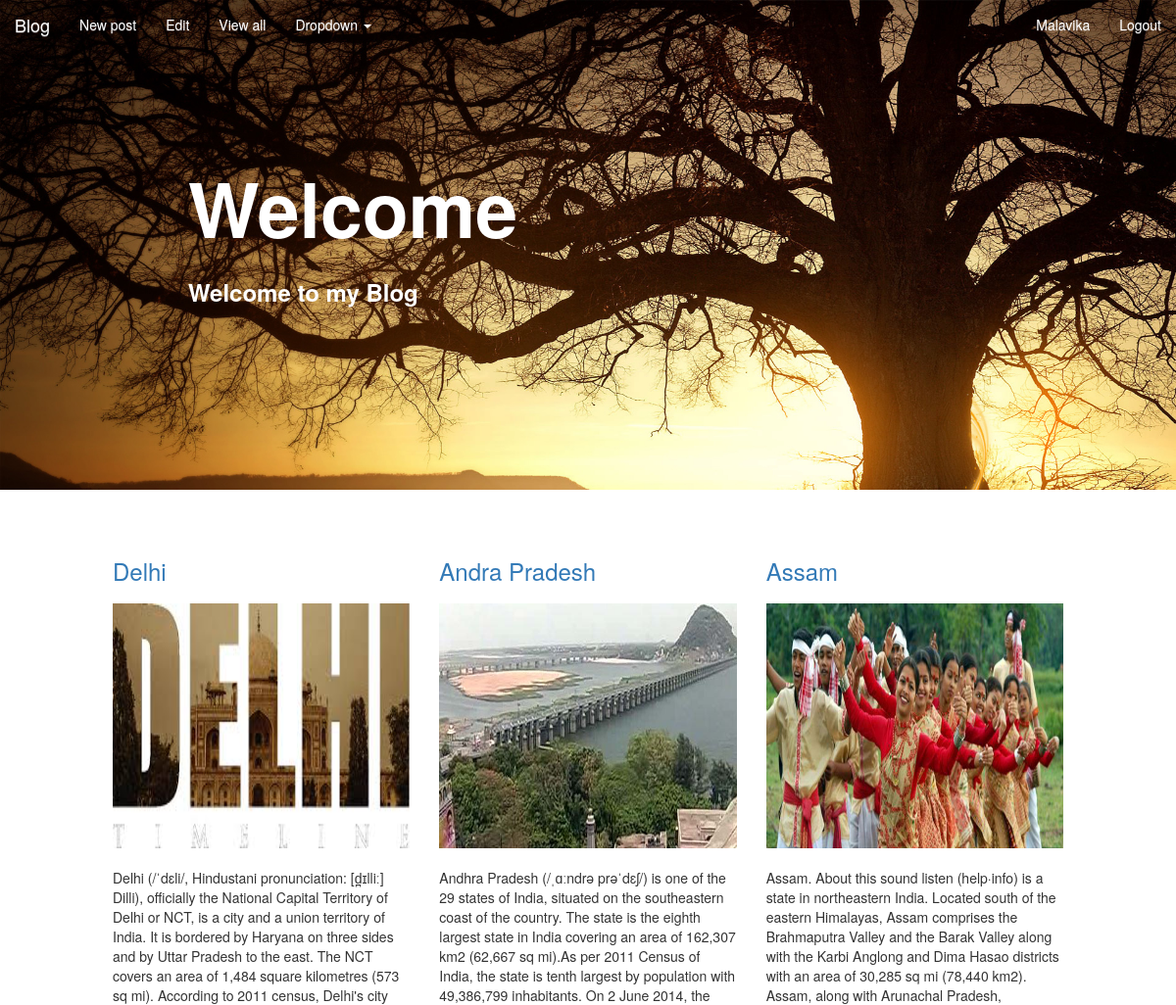
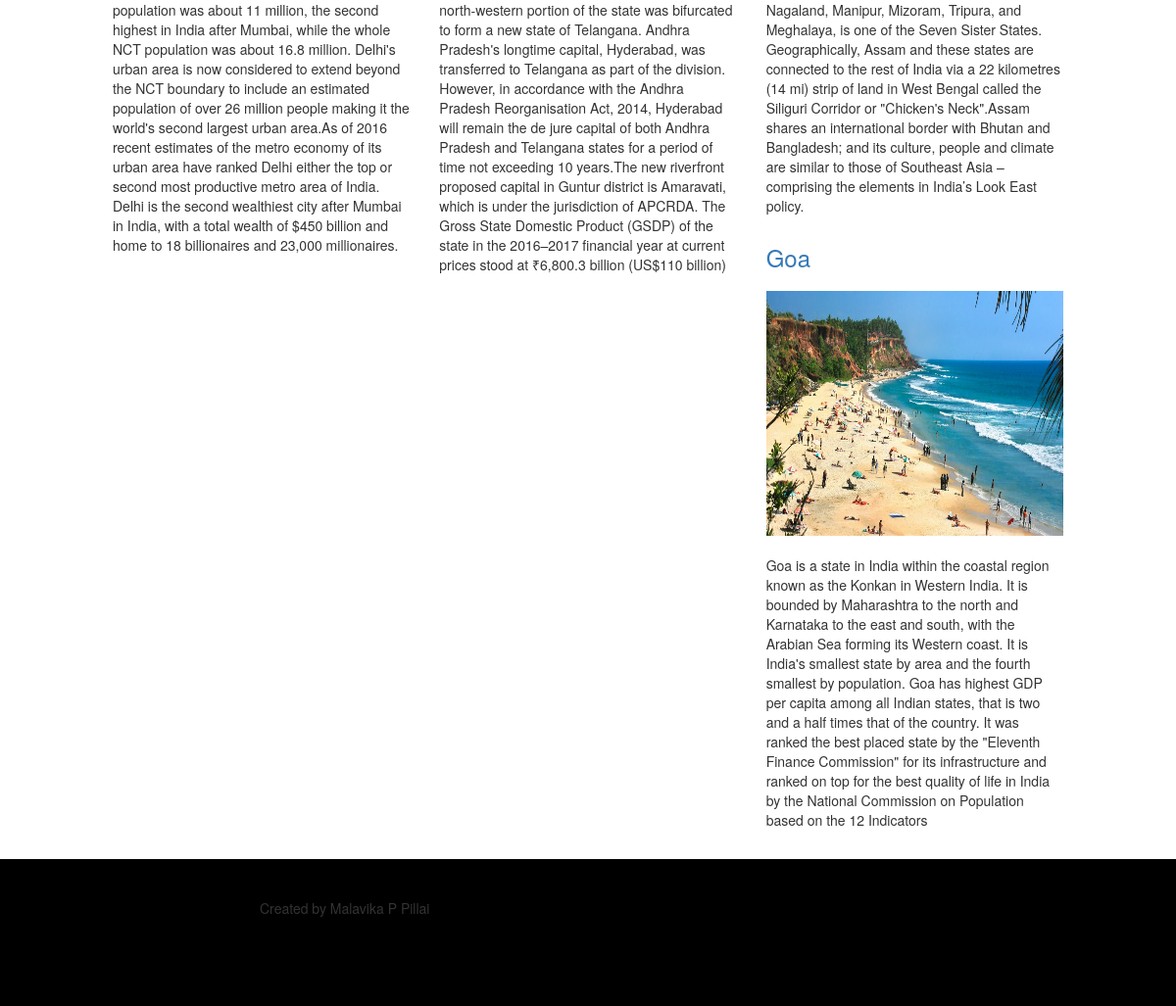
The app's page /blog/post/ (signed in) with its own data (2 pictures, top to bottom).
### blog/models.py (models this page shows, shortened)
class Post(models.Model):
    title = models.CharField(max_length=500)
    date_created = models.DateTimeField(auto_now=True, auto_now_add=False)
    is_published = models.BooleanField(default=False)
    description = models.TextField(default="content")
    img = ImageField(upload_to='blog_img/')
    user = user = models.ForeignKey(User)

### blog/views.py (the view)
class PostListView(generic.ListView):
    model = Post
    template_name = 'blog/home.html'

### blog/templates/blog/home.html (shortened to what this page needs)
{% extends 'blog/base.html' %}
{% block body %}
    {% include 'blog/nav_bar.html'%}
    <div id="cover">
        <h1 id="cover-text">Welcome</h1>
        <h3 id="cover-subtext">Welcome to my Blog</h3>
    </div>
    <div class="post-div">
    <div id="posts">
        <div class="container-fluid">
            <div class="row">
                    {% for post in object_list %}
                        <div class="col-md-4 col-sm-6">
                        <h3><a href="{{ post.id}}/">{{ post.title }}</a></h3>
                        <img src="/media/{{ post.img }}" class="img-responsive img" alt="Responsive image">
                        <p>{{ post.description }}</p>
                        </div>
                    {% endfor %}
            </div>
        </div>
    </div>
    <div class="footer">
        <div class="container-fluid">
            <div class="footer-data">
                <p> Created by Malavika P Pillai</p>
            </div>
        </div>
    </div>
{% endblock %}

### blog/templates/blog/nav_bar.html (shortened to what this page needs)
<!DOCTYPE html>
<html lang="en">
<head>
</head>
<body>
<nav class="navbar navbar-fixed-top">
  <div class="container-fluid">
    <div class="navbar-header">
      <a class="navbar-brand" href="{% url 'Home' %}" style="color: white">Blog</a>
    </div>
    <div class="collapse navbar-collapse" id="bs-example-navbar-collapse-1">
      <ul class="nav navbar-nav">
        <li class="active"><a href="/blog/add" style="color: white">New post<span class="sr-only">(current)</span></a></li>
        <li><a href="/blog/edit" style="color: white">Edit</a></li>
        <li><a href="/admin/blog/post" style="color: white">View all</a></li>
        <li class="dropdown">
          <a href="#" class="dropdown-toggle" data-toggle="dropdown" style="color: white" role="button" aria-haspopup="true" aria-expanded="false">Dropdown <span class="caret"></span></a>
        </li>
      </ul>
      <ul class="nav navbar-nav navbar-right">
        {% if request.user.is_authenticated %}
          <li><a href="/accounts/profile" style="color: white">{{ request.user.username }}</a></li>
        {% else %}
          <li><a href="/accounts/profile" style="color: white">Username</a></li>
        {% endif%}
        {% if request.user.is_authenticated %}
          <li><a href="/accounts/logout" style="color: white">Logout</a></li>
        {% else %}
          <li><a href="/accounts/login" style="color: white">Login</a></li>
        {% endif%}
      </ul>
    </div>
  </div>
</nav>
</body>
</html>

### blog/static/blog/css/style.css (style rules this page uses)
#cover { background-image: url('../img/tree.jpg'); background-size: cover; background-repeat: no-repeat; height:500px; width: 100%; top: 0; position: absolute; }
#cover-text { padding-left: 16%; color: white; font-weight: 900; padding-top: 150px; font-size: 5.5em; }
#cover-subtext { color: white; padding-left: 16%; font-weight: 900; padding-top: 10px; }
.post-div { position: absolute; top: 550px; }
#posts { margin: 0 100px; }
.img { height: 250px; margin: 20px 0px; }
.footer { width: 100%; height: 150px; margin-top: 20px; background-color: black; }
.footer-data { padding-top: 40px; margin-left: 250px; }

### records on screen
Post: title "Delhi", img (picture), description "Delhi (/ˈdɛli/, Hindustani pronunciation: [d̪ɪlliː] Dilli), officially the National Capital Territory of Delhi or NCT, is a city and a union territory of India. It is bordered by Haryana on three sides and by Uttar Pradesh to the east. The NCT covers an area of 1,484 square kilometres (573 sq mi). According to 2011 census, Delhi's city population was about 11 million, the second highest in India after Mumbai, while the whole NCT population was about 16.8 million. Delhi's urban area is now considered to extend beyond the NCT boundary to include an estimated population of over 26 million people making it the world's second largest urban area.As of 2016 recent estimates of the metro economy of…"
Post: title "Andra Pradesh", img (picture), description "Andhra Pradesh (/ˌɑːndrə prəˈdɛʃ/) is one of the 29 states of India, situated on the southeastern coast of the country. The state is the eighth largest state in India covering an area of 162,307 km2 (62,667 sq mi).As per 2011 Census of India, the state is tenth largest by population with 49,386,799 inhabitants. On 2 June 2014, the north-western portion of the state was bifurcated to form a new state of Telangana. Andhra Pradesh's longtime capital, Hyderabad, was transferred to Telangana as part of the division. However, in accordance with the Andhra Pradesh Reorganisation Act, 2014, Hyderabad will remain the de jure capital of both Andhra Pradesh and Telangana states for a period of time…"
Post: title "Assam", img (picture), description "Assam. About this sound listen (help·info) is a state in northeastern India. Located south of the eastern Himalayas, Assam comprises the Brahmaputra Valley and the Barak Valley along with the Karbi Anglong and Dima Hasao districts with an area of 30,285 sq mi (78,440 km2). Assam, along with Arunachal Pradesh, Nagaland, Manipur, Mizoram, Tripura, and Meghalaya, is one of the Seven Sister States. Geographically, Assam and these states are connected to the rest of India via a 22 kilometres (14 mi) strip of land in West Bengal called the Siliguri Corridor or \"Chicken's Neck\".Assam shares an international border with Bhutan and Bangladesh; and its culture, people and climate are similar to those…"
Post: title "Goa", img (picture), description "Goa is a state in India within the coastal region known as the Konkan in Western India. It is bounded by Maharashtra to the north and Karnataka to the east and south, with the Arabian Sea forming its Western coast. It is India's smallest state by area and the fourth smallest by population. Goa has highest GDP per capita among all Indian states, that is two and a half times that of the country. It was ranked the best placed state by the \"Eleventh Finance Commission\" for its infrastructure and ranked on top for the best quality of life in India by the National Commission on Population based on the 12 Indicators"

### other values on screen
{{ request.user.username }} "Malavika"
